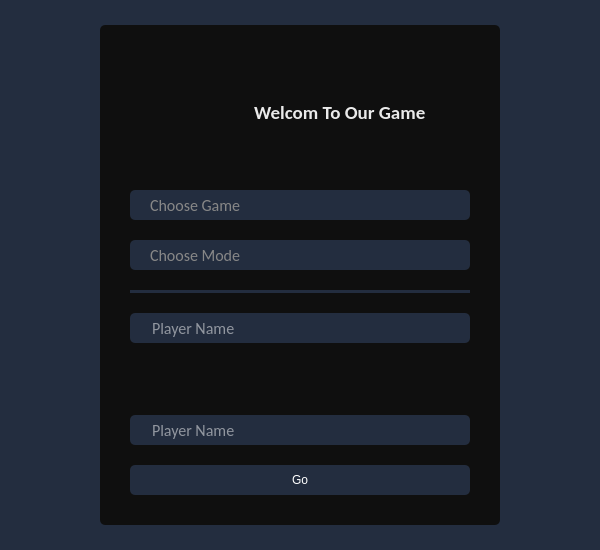
<?xml version="1.0" encoding="UTF-8"?>
<ui version="4.0">
 <class>Home</class>
 <widget class="QWidget" name="Home">
  <property name="geometry">
   <rect>
    <x>0</x>
    <y>0</y>
    <width>600</width>
    <height>550</height>
   </rect>
  </property>
  <property name="minimumSize">
   <size>
    <width>600</width>
    <height>550</height>
   </size>
  </property>
  <property name="styleSheet">
   <string notr="true">QWidget {
	background-color: #232D3F;
}</string>
  </property>
  <layout class="QGridLayout" name="mainLayout">
   <item row="1" column="0">
    <spacer name="horizontalSpacer">
     <property name="orientation">
      <enum>Qt::Horizontal</enum>
     </property>
     <property name="sizeHint" stdset="0">
      <size>
       <width>40</width>
       <height>20</height>
      </size>
     </property>
    </spacer>
   </item>
   <item row="2" column="1">
    <spacer name="verticalSpacer_2">
     <property name="orientation">
      <enum>Qt::Vertical</enum>
     </property>
     <property name="sizeHint" stdset="0">
      <size>
       <width>20</width>
       <height>40</height>
      </size>
     </property>
    </spacer>
   </item>
   <item row="1" column="2">
    <spacer name="horizontalSpacer_2">
     <property name="orientation">
      <enum>Qt::Horizontal</enum>
     </property>
     <property name="sizeHint" stdset="0">
      <size>
       <width>40</width>
       <height>20</height>
      </size>
     </property>
    </spacer>
   </item>
   <item row="0" column="1">
    <spacer name="verticalSpacer">
     <property name="orientation">
      <enum>Qt::Vertical</enum>
     </property>
     <property name="sizeHint" stdset="0">
      <size>
       <width>20</width>
       <height>40</height>
      </size>
     </property>
    </spacer>
   </item>
   <item row="1" column="1">
    <widget class="QFrame" name="mainFrame">
     <property name="minimumSize">
      <size>
       <width>400</width>
       <height>500</height>
      </size>
     </property>
     <property name="font">
      <font>
       <family>Calibri</family>
       <pointsize>14</pointsize>
       <italic>false</italic>
       <bold>false</bold>
      </font>
     </property>
     <property name="styleSheet">
      <string notr="true">QFrame {
	background-color: #0F0F0F;
	border-radius: 5px;
	font: 14pt &quot;Calibri&quot;;
}

/* Push Button */
QPushButton {
	color: white;
	background-color: #232D3F;
	border-radius: 5px;
}

QPushButton::hover {
	background-color: rgb(0, 74, 177);
	color: white;
}

QPushButton:pressed {
	background-color: rgb(0, 111, 255);
}

/* Text Edits */
QLineEdit {
	color: white;
	padding-left: 20px;
	border-radius: 5px;
}

QLineEdit::hover {
	background-color: rgb(65, 83, 116);
}

QLineEdit::focus {
	background-color: rgb(58, 75, 104);
	border: 2px solid #1C82AD;
}

/* Combo Box */
QComboBox {
	color:  rgb(135, 135, 135);
	padding-left: 20px;
	boarder: none;
	border-radius: 5px;
}

QComboBox::hover {
	background-color: rgb(65, 83, 116);
}

QComboBox::drop-down {
	width: 0px;
}

QAbstractItemView {
		background-color: #232D3F;
}

QAbstractItemView::item {
	color: white;
}

QAbstractItemView::item:hover {
	background-color: #1C82AD;
}</string>
     </property>
     <property name="frameShape">
      <enum>QFrame::StyledPanel</enum>
     </property>
     <property name="frameShadow">
      <enum>QFrame::Raised</enum>
     </property>
     <layout class="QVBoxLayout" name="verticalLayout">
      <property name="spacing">
       <number>20</number>
      </property>
      <property name="leftMargin">
       <number>30</number>
      </property>
      <property name="topMargin">
       <number>30</number>
      </property>
      <property name="rightMargin">
       <number>30</number>
      </property>
      <property name="bottomMargin">
       <number>30</number>
      </property>
      <item>
       <layout class="QHBoxLayout" name="horizontalLayout">
        <item>
         <widget class="QLabel" name="iconLabel">
          <property name="maximumSize">
           <size>
            <width>80</width>
            <height>80</height>
           </size>
          </property>
          <property name="text">
           <string/>
          </property>
          <property name="pixmap">
           <pixmap resource="../resource/resource.qrc">:/icons/logo.png</pixmap>
          </property>
          <property name="scaledContents">
           <bool>true</bool>
          </property>
         </widget>
        </item>
        <item>
         <widget class="QLabel" name="welcomeLabel">
          <property name="font">
           <font>
            <family>Calibri</family>
            <pointsize>14</pointsize>
            <italic>false</italic>
            <bold>true</bold>
           </font>
          </property>
          <property name="styleSheet">
           <string notr="true">color: rgb(234, 234, 234);
padding-left: 20px;
font: 700 14pt &quot;Calibri&quot;;</string>
          </property>
          <property name="text">
           <string>Welcom To Our Game</string>
          </property>
         </widget>
        </item>
       </layout>
      </item>
      <item>
       <widget class="QComboBox" name="gameCombo">
        <property name="minimumSize">
         <size>
          <width>0</width>
          <height>30</height>
         </size>
        </property>
        <property name="font">
         <font>
          <family>Calibri</family>
          <pointsize>12</pointsize>
         </font>
        </property>
        <property name="placeholderText">
         <string>Choose Game</string>
        </property>
        <item>
         <property name="text">
          <string>Pyramid XO</string>
         </property>
        </item>
        <item>
         <property name="text">
          <string>5x5 XO</string>
         </property>
        </item>
        <item>
         <property name="text">
          <string>Connect4</string>
         </property>
        </item>
       </widget>
      </item>
      <item>
       <widget class="QComboBox" name="modeCombo">
        <property name="minimumSize">
         <size>
          <width>0</width>
          <height>30</height>
         </size>
        </property>
        <property name="font">
         <font>
          <family>Calibri</family>
          <pointsize>12</pointsize>
         </font>
        </property>
        <property name="placeholderText">
         <string>Choose Mode</string>
        </property>
        <item>
         <property name="text">
          <string>PvP</string>
         </property>
        </item>
        <item>
         <property name="text">
          <string>Vs Computer</string>
         </property>
        </item>
       </widget>
      </item>
      <item>
       <widget class="Line" name="line">
        <property name="minimumSize">
         <size>
          <width>0</width>
          <height>1</height>
         </size>
        </property>
        <property name="styleSheet">
         <string notr="true">background-color: #232D3F;</string>
        </property>
        <property name="orientation">
         <enum>Qt::Horizontal</enum>
        </property>
       </widget>
      </item>
      <item>
       <widget class="QLineEdit" name="player1Line">
        <property name="minimumSize">
         <size>
          <width>0</width>
          <height>30</height>
         </size>
        </property>
        <property name="font">
         <font>
          <family>Calibri</family>
          <pointsize>12</pointsize>
         </font>
        </property>
        <property name="alignment">
         <set>Qt::AlignLeading|Qt::AlignLeft|Qt::AlignVCenter</set>
        </property>
        <property name="placeholderText">
         <string>Player Name</string>
        </property>
       </widget>
      </item>
      <item alignment="Qt::AlignHCenter">
       <widget class="QLabel" name="vsIcon">
        <property name="maximumSize">
         <size>
          <width>32</width>
          <height>32</height>
         </size>
        </property>
        <property name="text">
         <string/>
        </property>
        <property name="pixmap">
         <pixmap resource="../resource/resource.qrc">:/icons/vs.png</pixmap>
        </property>
        <property name="scaledContents">
         <bool>true</bool>
        </property>
        <property name="alignment">
         <set>Qt::AlignCenter</set>
        </property>
       </widget>
      </item>
      <item>
       <widget class="QLineEdit" name="player2Line">
        <property name="minimumSize">
         <size>
          <width>0</width>
          <height>30</height>
         </size>
        </property>
        <property name="font">
         <font>
          <family>Calibri</family>
          <pointsize>12</pointsize>
         </font>
        </property>
        <property name="alignment">
         <set>Qt::AlignLeading|Qt::AlignLeft|Qt::AlignVCenter</set>
        </property>
        <property name="placeholderText">
         <string>Player Name</string>
        </property>
       </widget>
      </item>
      <item>
       <widget class="QPushButton" name="goButton">
        <property name="minimumSize">
         <size>
          <width>150</width>
          <height>30</height>
         </size>
        </property>
        <property name="focusPolicy">
         <enum>Qt::NoFocus</enum>
        </property>
        <property name="text">
         <string>Go</string>
        </property>
       </widget>
      </item>
     </layout>
    </widget>
   </item>
  </layout>
 </widget>
 <resources>
  <include location="../resource/resource.qrc"/>
 </resources>
 <connections/>
</ui>
